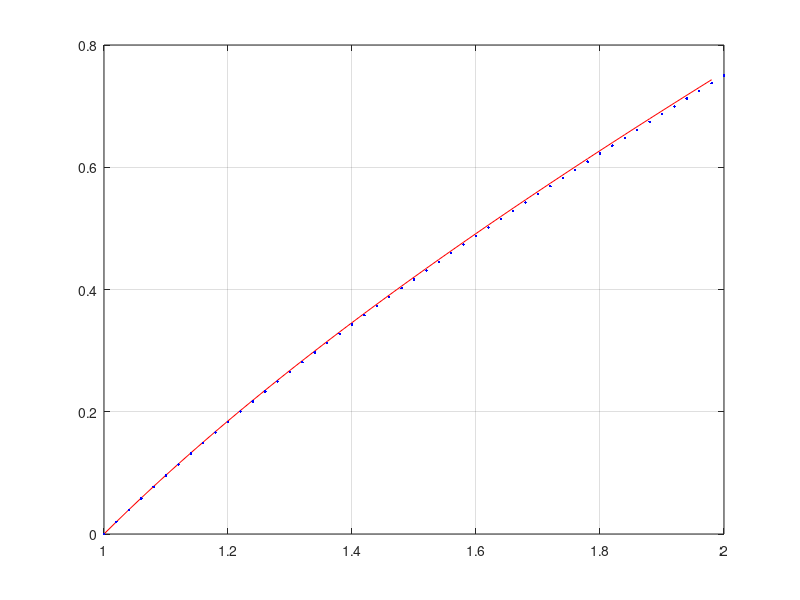

This chart was generated by the following MATLAB code:
a = 1;
b = 2;
n = 50;
h = (b - a) / n;
xExact = 1:1 / n:2;
yExact = 1/2 * (xExact - xExact.^(-1));
F = @(x,y) ((1 + x.*y) / (x^2));
x(1) = a;
y(1) = 0;
for i = 1:n-1
    x(i+1) = a + i*h;
    y(i+1) = y(i) + h*F(x(i),y(i));
end
plot(x,y,'r',xExact,yExact,'.b'); grid on;